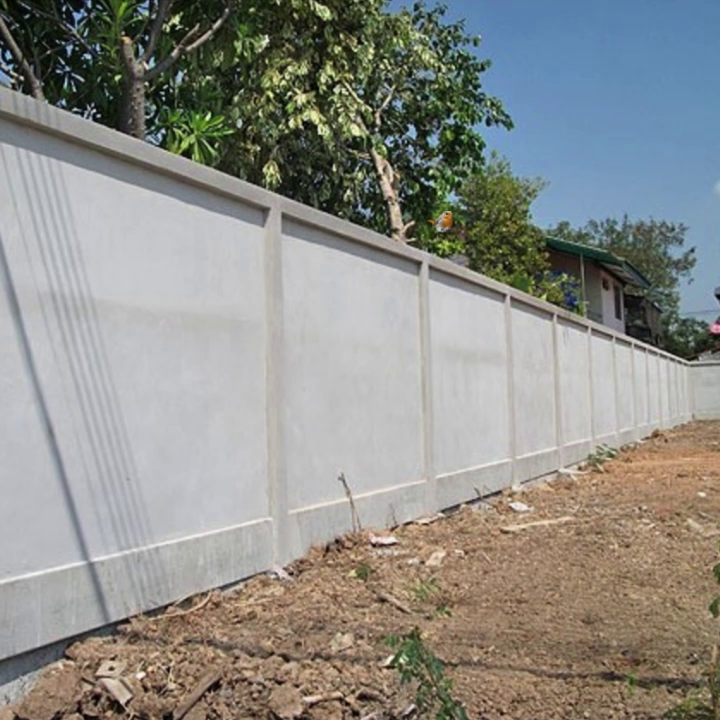
#> input picture frame 74 of fence7.mp4, 720 x 720 px
$ python 'Hough Transform for detecting fence line from video.py'
#> lines starting #> are read from the running program, lines starting #| are printed output that depends on the picture; after the words box and inside, x2 and y2 are one past the last pixel; in counts of white or black regions, pixels touching at a corner belong together
import cv2
import numpy as np
import winsound
import keyboard
import threading
import requests

def alert_sound():
    frequency = 2500  # Set frequency to 2500 Hertz
    duration = 10  # Set duration to 10 milliseconds
    winsound.Beep(frequency, duration)

def alert_image_Line(file):
    global access_token
    url = "https://notify-api.line.me/api/notify"
    headers = {
        "Authorization": "Bearer " + access_token
    }
    data = ({
        'message':'Someone crossing the fence'
    })
    r=requests.post(url, headers=headers, files=file, data=data)

access_token = "-" #My token

# Open the video file
cap = cv2.VideoCapture('-\\fence7.mp4')

# Variables to keep track of the previous frame's fence lines
prev_lines = []
prev_num_lines = 0

# Variables to keep alert status
alert_status = False

alert_count = 0

while cap.isOpened():
    # Read a frame from the video
    ret, frame = cap.read()
#> frame is the input picture: shape (720, 720, 3); mean B, G, R 135.9, 141.2, 141.3

    if ret:
        # Convert the frame to grayscale
        gray = cv2.cvtColor(frame, cv2.COLOR_BGR2GRAY)
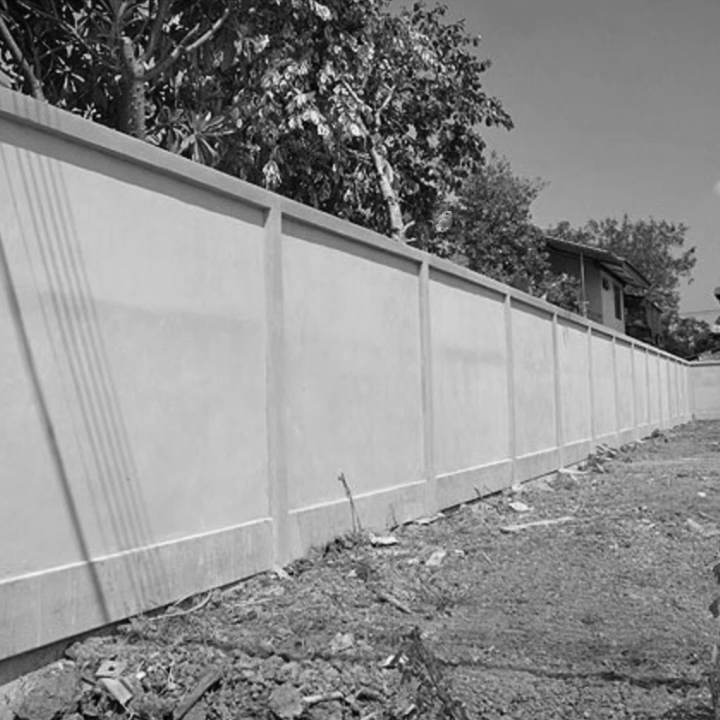
#> gray: shape (720, 720); min 1, max 247, mean 140.6

        # Apply Canny edge detection
        edges = cv2.Canny(gray, 50, 150, apertureSize=3)
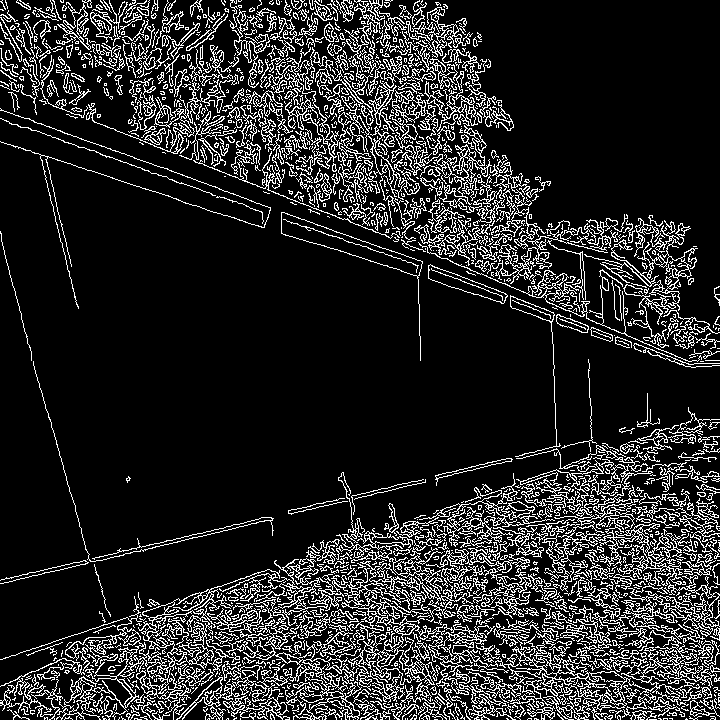
#> edges: shape (720, 720); 15.5% white in thin lines or dots

        # Apply Hough Transform to detect lines
        lines = cv2.HoughLines(edges, 1, np.pi/180, 390)
#> lines = [[102, 1.92]]

        # Count the number of lines and detect if any line is missing
        num_lines = 0
        missing_line = False
        if lines is not None:
            num_lines = len(lines)
#> num_lines = 1
            if num_lines < prev_num_lines:
                missing_line = True
        else:
            missing_line = True

        # Draw the lines on the frame and display the count
        if lines is not None:
            for line in lines:
                rho, theta = line[0]
                a = np.cos(theta)
                b = np.sin(theta)
                x0 = a*rho
                y0 = b*rho
                x1 = int(x0 + 1000*(-b))
                y1 = int(y0 + 1000*(a))
                x2 = int(x0 - 1000*(-b))
                y2 = int(y0 - 1000*(a))
                cv2.line(frame, (x1, y1), (x2, y2), (0, 0, 255), 2)
                alert_count = 0
#> this loop made 1 pass
#> (rho, theta, a, b, x0, y0, x1, y1) on pass 1: (102, 1.92, -0.342, 0.94, -34.89, 95.85, -974, -246)
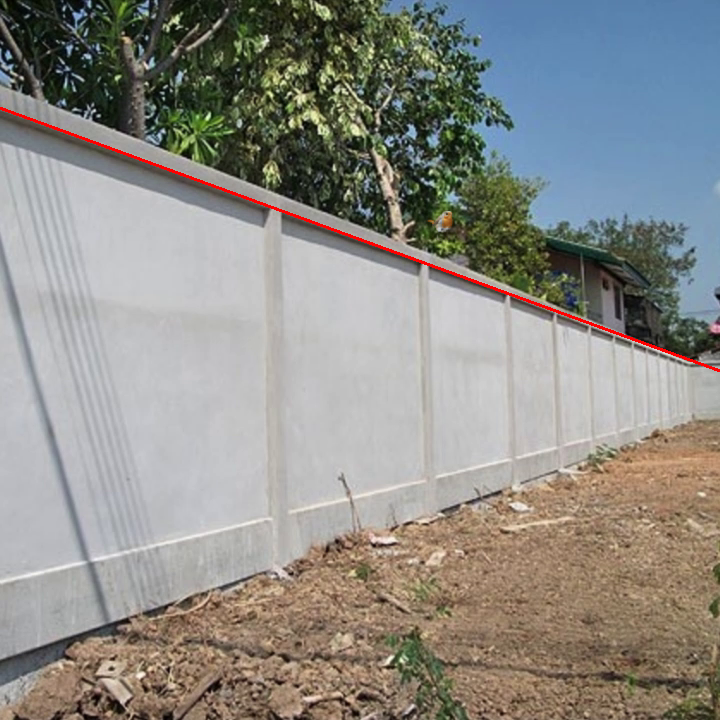
#> frame: shape (720, 720, 3); 0.43% of pixels changed, all inside (x1, y1, x2, y2) = (0, 107, 720, 372)
        else:
            #Save when alert
            cv2.imwrite("-\\alert_{}.jpg".format(cap.get(cv2.CAP_PROP_POS_FRAMES)), frame)
            alert_status = True
            if alert_status and alert_count == 0:
                alert_count = 1


        cv2.putText(frame, "Number of lines: {}".format(num_lines), (50, 50), cv2.FONT_HERSHEY_SIMPLEX, 1, (0, 0, 255), 2)
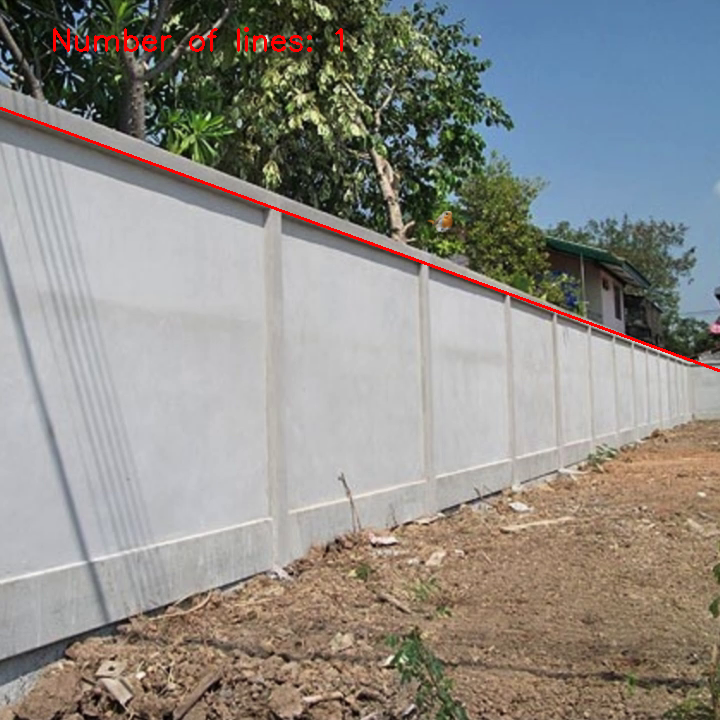
#> frame: shape (720, 720, 3); 0.34% of pixels changed, all inside (x1, y1, x2, y2) = (53, 27, 343, 52)

        # Generate an alert if a line is missing
        if missing_line:
            cv2.putText(frame, "ALERT: Missing fence line", (50, 100), cv2.FONT_HERSHEY_SIMPLEX, 1, (0, 0, 255), 2)

        # Update the previous frame's fence lines
        prev_lines = lines
#> prev_lines = [[102, 1.92]]
        prev_num_lines = num_lines
#> prev_num_lines = 1

        # Display the frame
        cv2.imshow('Fence Detection', frame)

        # Exit the loop if 'q' is pressed
        if cv2.waitKey(1) & 0xFF == ord('q'):
#> (key q is pressed here)
            break

        if alert_status:
            t1 = threading.Thread(target=alert_sound())
            t1.start()

        if alert_count == 1:
            file = {'imageFile':open("-\\alert\\alert_{}.jpg".format(cap.get(cv2.CAP_PROP_POS_FRAMES)),'rb')}
            t2 = threading.Thread(target=alert_image_Line(file))
            t2.start()
            alert_count = 3


        # Stop sound if 's' is pressed
        if keyboard.is_pressed("s"):
            alert_status = False

    else:
        break

cap.release()
cv2.destroyAllWindows()

$ run again, starting later in the video
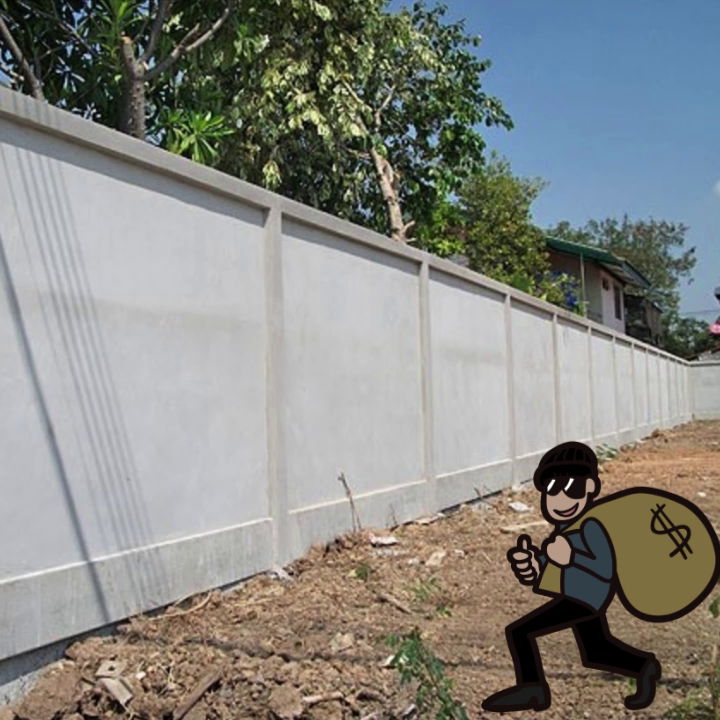
#> input picture frame 333 of fence7.mp4, 720 x 720 px
#> frame is the input picture: shape (720, 720, 3); mean B, G, R 131.7, 136.5, 135.5
#> `edges = cv2.Canny(gray, 50, 150, apertureSize=3)`:
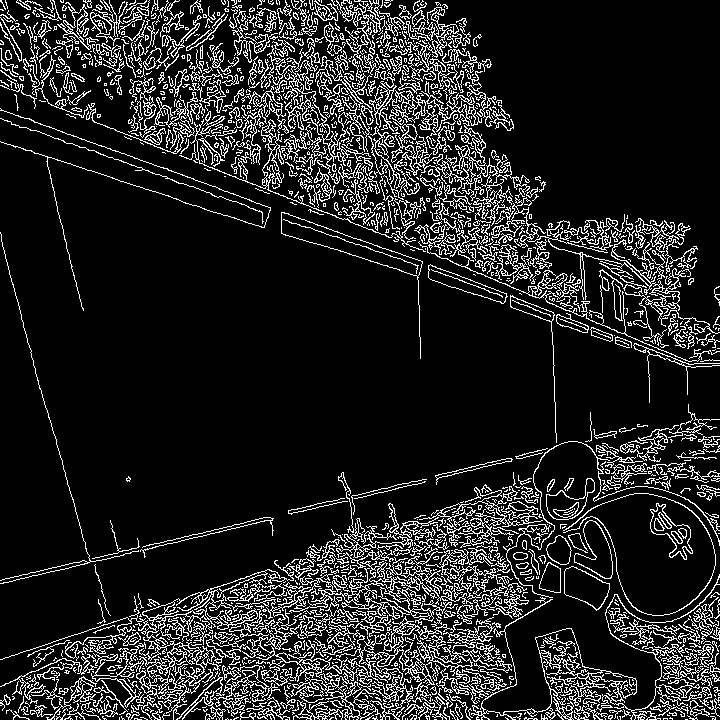
#> edges: shape (720, 720); 14% white in thin lines or dots
#> lines = [[102, 1.92]]
#> num_lines = 1
#> the loop `for line in lines:` made 1 pass
#> (rho, theta, a, b, x0, y0, x1, y1) on pass 1: (102, 1.92, -0.342, 0.94, -34.89, 95.85, -974, -246)
#> `cv2.putText(frame, "Number of lines: {}".format(num_lines), (50, 50), ..`:
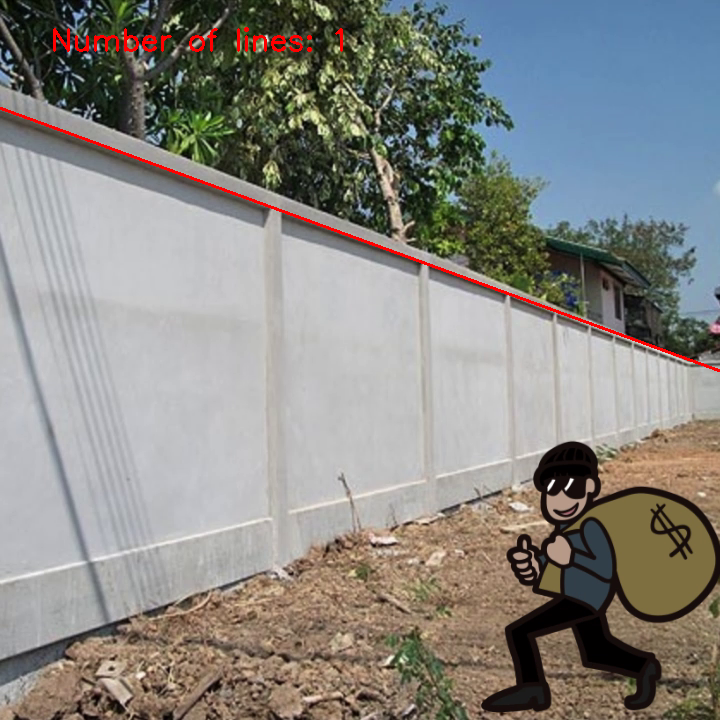
#> frame: shape (720, 720, 3); mean B, G, R 131, 135.6, 136.7
#> prev_lines = [[102, 1.92]]
#> prev_num_lines = 1

$ run again, starting later in the video
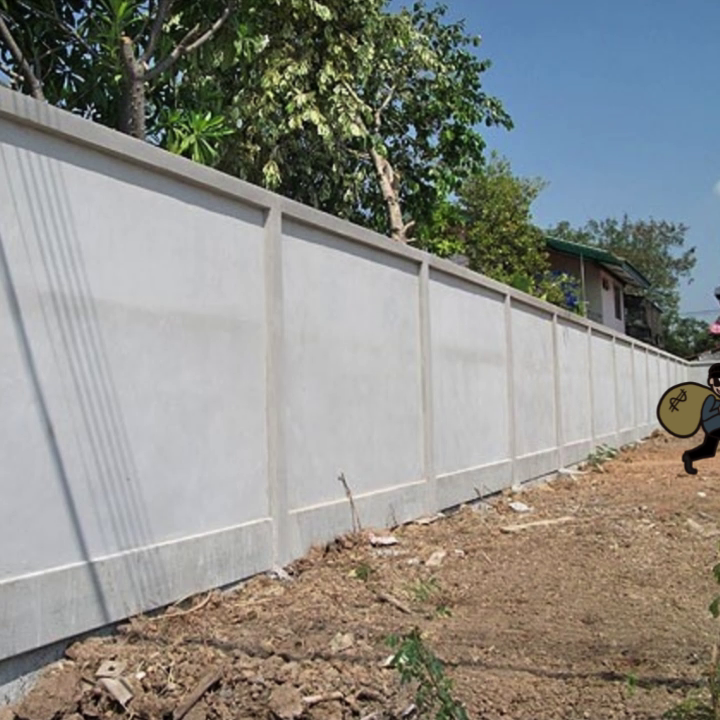
#> input picture frame 593 of fence7.mp4, 720 x 720 px
#> frame is the input picture: shape (720, 720, 3); mean B, G, R 135, 140.4, 140.4
#> `edges = cv2.Canny(gray, 50, 150, apertureSize=3)`:
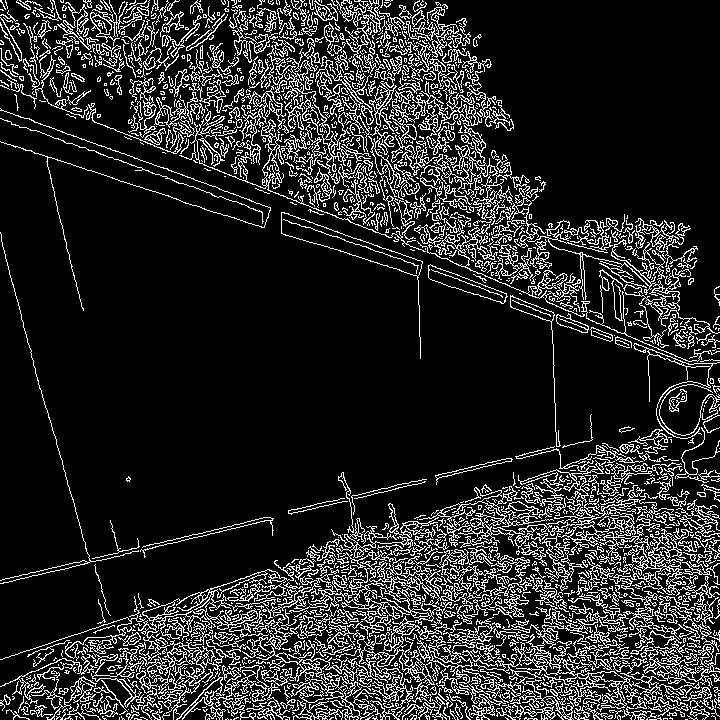
#> edges: shape (720, 720); 15.5% white in thin lines or dots
#> lines = [[102, 1.92]]
#> num_lines = 1
#> the loop `for line in lines:` made 1 pass
#> (rho, theta, a, b, x0, y0, x1, y1) on pass 1: (102, 1.92, -0.342, 0.94, -34.89, 95.85, -974, -246)
#> `cv2.putText(frame, "Number of lines: {}".format(num_lines), (50, 50), ..`:
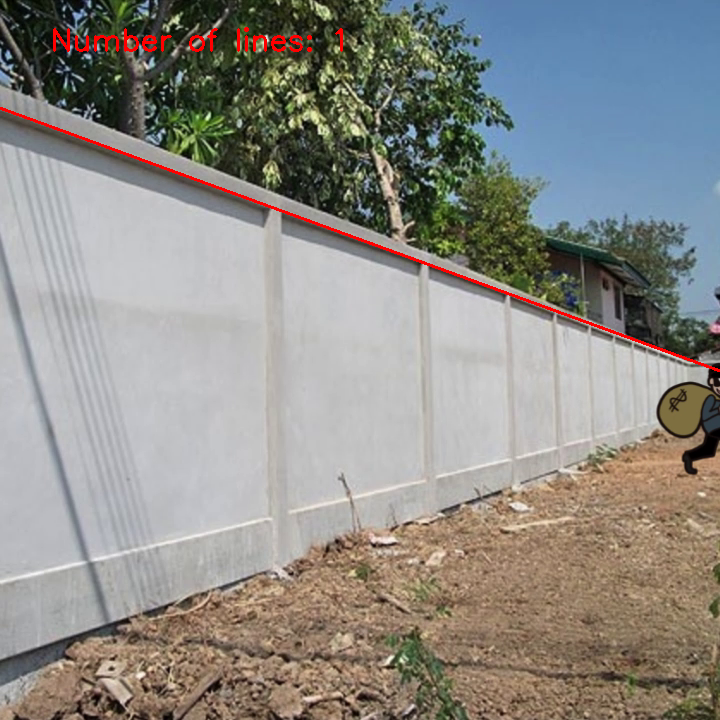
#> frame: shape (720, 720, 3); mean B, G, R 134.3, 139.6, 141.5
#> prev_lines = [[102, 1.92]]
#> prev_num_lines = 1
